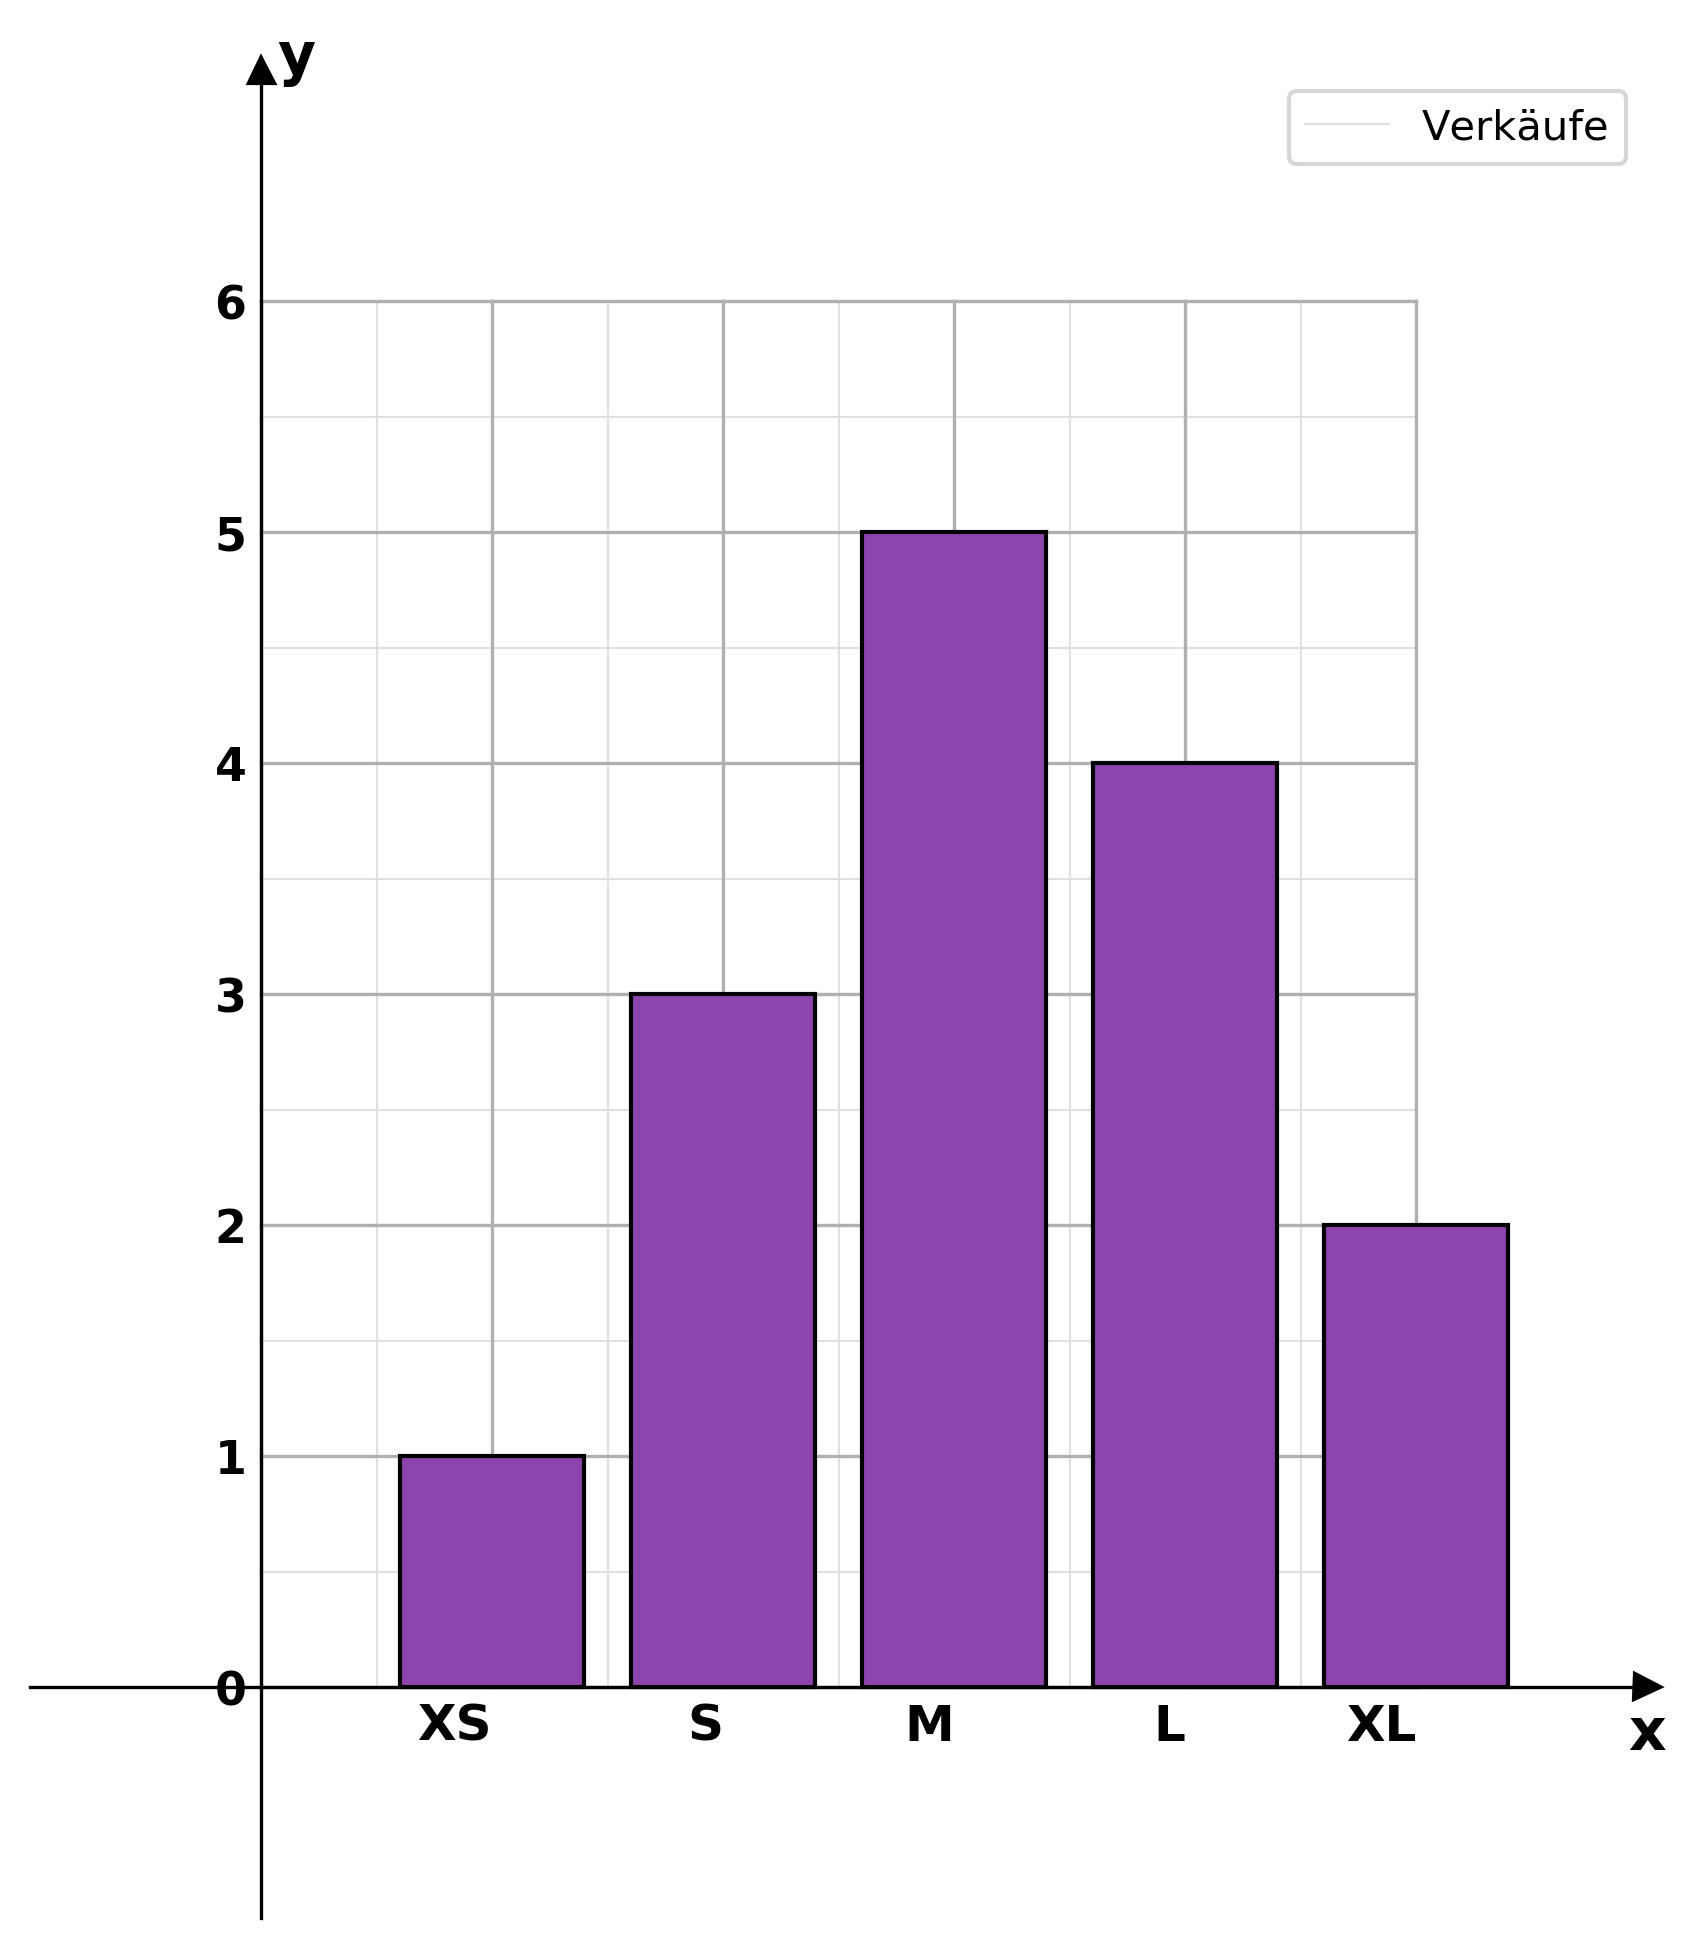

Recreate this plot in Python.
#!/usr/bin/python3
from bms_graph_lib import bmsw_coordinate_system, draw_bar_chart, set_custom_labels,save_system
import matplotlib.pyplot as plt

# 1. System erstellen (x von 0 bis 5, y von 0 bis 6)
fig, ax = bmsw_coordinate_system(0, 5, 0, 6)

# 2. Daten definierensave_system(fig, "barchart1.png")

pos_x = [1, 2, 3, 4, 5]
groessen = ["XS", "S", "M", "L", "XL"]
anzahl = [1, 3, 5, 4, 2]

# 3. Säulen zeichnen
draw_bar_chart(ax, pos_x, anzahl, color='#8e44ad') # Ein schönes Violett

# 4. Namen statt Zahlen an die x-Achse schreiben
set_custom_labels(ax, pos_x, groessen)

#optional:
#evtl schief stellen
ax.set_xticklabels(groessen, fontweight='bold', ha='right')


ax.legend(["Verkäufe"])

save_system(fig, "barchart2.png")
plt.show()
